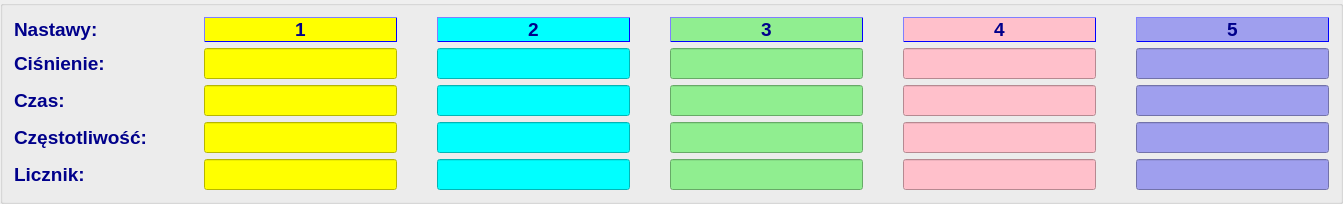
    <widget class="QGroupBox" name="groupBox_3">
     <property name="sizePolicy">
      <sizepolicy hsizetype="Expanding" vsizetype="Expanding">
       <horstretch>0</horstretch>
       <verstretch>0</verstretch>
      </sizepolicy>
     </property>
     <property name="font">
      <font>
       <pointsize>14</pointsize>
       <weight>75</weight>
       <bold>true</bold>
      </font>
     </property>
     <layout class="QGridLayout" name="gridLayout_5">
      <property name="horizontalSpacing">
       <number>40</number>
      </property>
      <item row="4" column="3">
       <widget class="QLineEdit" name="editl3u4">
        <property name="font">
         <font>
          <pointsize>14</pointsize>
          <weight>75</weight>
          <bold>true</bold>
         </font>
        </property>
        <property name="styleSheet">
         <string notr="true">background-color: lightGreen;
color: darkBlue;</string>
        </property>
        <property name="alignment">
         <set>Qt::AlignCenter</set>
        </property>
       </widget>
      </item>
      <item row="4" column="5">
       <widget class="QLineEdit" name="editl5u4">
        <property name="font">
         <font>
          <pointsize>14</pointsize>
          <weight>75</weight>
          <bold>true</bold>
         </font>
        </property>
        <property name="styleSheet">
         <string notr="true">background-color: rgb(159, 159, 238);
color: darkBlue;</string>
        </property>
        <property name="alignment">
         <set>Qt::AlignCenter</set>
        </property>
       </widget>
      </item>
      <item row="1" column="1">
       <widget class="QLineEdit" name="editl1u1">
        <property name="font">
         <font>
          <pointsize>14</pointsize>
          <weight>75</weight>
          <bold>true</bold>
         </font>
        </property>
        <property name="styleSheet">
         <string notr="true">background-color: yellow;
color: darkBlue;</string>
        </property>
        <property name="alignment">
         <set>Qt::AlignCenter</set>
        </property>
       </widget>
      </item>
      <item row="2" column="5">
       <widget class="QLineEdit" name="editl5u2">
        <property name="font">
         <font>
          <pointsize>14</pointsize>
          <weight>75</weight>
          <bold>true</bold>
         </font>
        </property>
        <property name="styleSheet">
         <string notr="true">background-color: rgb(159, 159, 238);
color: darkBlue;</string>
        </property>
        <property name="alignment">
         <set>Qt::AlignCenter</set>
        </property>
       </widget>
      </item>
      <item row="3" column="2">
       <widget class="QLineEdit" name="editl2u3">
        <property name="font">
         <font>
          <pointsize>14</pointsize>
          <weight>75</weight>
          <bold>true</bold>
         </font>
        </property>
        <property name="styleSheet">
         <string notr="true">background-color: cyan;
color: darkBlue;</string>
        </property>
        <property name="alignment">
         <set>Qt::AlignCenter</set>
        </property>
       </widget>
      </item>
      <item row="2" column="1">
       <widget class="QLineEdit" name="editl1u2">
        <property name="font">
         <font>
          <pointsize>14</pointsize>
          <weight>75</weight>
          <bold>true</bold>
         </font>
        </property>
        <property name="styleSheet">
         <string notr="true">background-color: yellow;
color: darkBlue;</string>
        </property>
        <property name="alignment">
         <set>Qt::AlignCenter</set>
        </property>
       </widget>
      </item>
      <item row="1" column="3">
       <widget class="QLineEdit" name="editl3u1">
        <property name="font">
         <font>
          <pointsize>14</pointsize>
          <weight>75</weight>
          <bold>true</bold>
         </font>
        </property>
        <property name="styleSheet">
         <string notr="true">background-color: lightGreen;
color: darkBlue;</string>
        </property>
        <property name="alignment">
         <set>Qt::AlignCenter</set>
        </property>
       </widget>
      </item>
      <item row="4" column="2">
       <widget class="QLineEdit" name="editl2u4">
        <property name="font">
         <font>
          <pointsize>14</pointsize>
          <weight>75</weight>
          <bold>true</bold>
         </font>
        </property>
        <property name="styleSheet">
         <string notr="true">background-color: cyan;
color: darkBlue;</string>
        </property>
        <property name="alignment">
         <set>Qt::AlignCenter</set>
        </property>
       </widget>
      </item>
      <item row="3" column="1">
       <widget class="QLineEdit" name="editl1u3">
        <property name="font">
         <font>
          <pointsize>14</pointsize>
          <weight>75</weight>
          <bold>true</bold>
         </font>
        </property>
        <property name="styleSheet">
         <string notr="true">background-color: yellow;
color: darkBlue;</string>
        </property>
        <property name="alignment">
         <set>Qt::AlignCenter</set>
        </property>
       </widget>
      </item>
      <item row="2" column="4">
       <widget class="QLineEdit" name="editl4u2">
        <property name="font">
         <font>
          <pointsize>14</pointsize>
          <weight>75</weight>
          <bold>true</bold>
         </font>
        </property>
        <property name="styleSheet">
         <string notr="true">background-color: pink;
color: darkBlue;</string>
        </property>
        <property name="alignment">
         <set>Qt::AlignCenter</set>
        </property>
       </widget>
      </item>
      <item row="0" column="5">
       <widget class="QLabel" name="label_9">
        <property name="font">
         <font>
          <pointsize>14</pointsize>
          <weight>75</weight>
          <bold>true</bold>
         </font>
        </property>
        <property name="styleSheet">
         <string notr="true">background-color: rgb(159, 159, 238);
color: darkBlue;
border-width: 1px;
border-color: blue;
border-style: outset;</string>
        </property>
        <property name="text">
         <string>5</string>
        </property>
        <property name="alignment">
         <set>Qt::AlignCenter</set>
        </property>
       </widget>
      </item>
      <item row="2" column="2">
       <widget class="QLineEdit" name="editl2u2">
        <property name="font">
         <font>
          <pointsize>14</pointsize>
          <weight>75</weight>
          <bold>true</bold>
         </font>
        </property>
        <property name="styleSheet">
         <string notr="true">background-color: cyan;
color: darkBlue;</string>
        </property>
        <property name="alignment">
         <set>Qt::AlignCenter</set>
        </property>
       </widget>
      </item>
      <item row="3" column="3">
       <widget class="QLineEdit" name="editl3u3">
        <property name="font">
         <font>
          <pointsize>14</pointsize>
          <weight>75</weight>
          <bold>true</bold>
         </font>
        </property>
        <property name="styleSheet">
         <string notr="true">background-color: lightGreen;
color: darkBlue;</string>
        </property>
        <property name="alignment">
         <set>Qt::AlignCenter</set>
        </property>
       </widget>
      </item>
      <item row="3" column="0">
       <widget class="QLabel" name="label_3">
        <property name="sizePolicy">
         <sizepolicy hsizetype="Preferred" vsizetype="Preferred">
          <horstretch>0</horstretch>
          <verstretch>0</verstretch>
         </sizepolicy>
        </property>
        <property name="minimumSize">
         <size>
          <width>150</width>
          <height>0</height>
         </size>
        </property>
        <property name="font">
         <font>
          <pointsize>14</pointsize>
          <weight>75</weight>
          <bold>true</bold>
         </font>
        </property>
        <property name="styleSheet">
         <string notr="true">color: darkBlue;</string>
        </property>
        <property name="text">
         <string>Częstotliwość:</string>
        </property>
       </widget>
      </item>
      <item row="4" column="1">
       <widget class="QLineEdit" name="editl1u4">
        <property name="font">
         <font>
          <pointsize>14</pointsize>
          <weight>75</weight>
          <bold>true</bold>
         </font>
        </property>
        <property name="styleSheet">
         <string notr="true">background-color: yellow;
color: darkBlue;</string>
        </property>
        <property name="alignment">
         <set>Qt::AlignCenter</set>
        </property>
       </widget>
      </item>
      <item row="2" column="3">
       <widget class="QLineEdit" name="editl3u2">
        <property name="font">
         <font>
          <pointsize>14</pointsize>
          <weight>75</weight>
          <bold>true</bold>
         </font>
        </property>
        <property name="styleSheet">
         <string notr="true">background-color: lightGreen;
color: darkBlue;</string>
        </property>
        <property name="alignment">
         <set>Qt::AlignCenter</set>
        </property>
       </widget>
      </item>
      <item row="3" column="5">
       <widget class="QLineEdit" name="editl5u3">
        <property name="font">
         <font>
          <pointsize>14</pointsize>
          <weight>75</weight>
          <bold>true</bold>
         </font>
        </property>
        <property name="styleSheet">
         <string notr="true">background-color: rgb(159, 159, 238);
color: darkBlue;</string>
        </property>
        <property name="alignment">
         <set>Qt::AlignCenter</set>
        </property>
       </widget>
      </item>
      <item row="3" column="4">
       <widget class="QLineEdit" name="editl4u3">
        <property name="font">
         <font>
          <pointsize>14</pointsize>
          <weight>75</weight>
          <bold>true</bold>
         </font>
        </property>
        <property name="styleSheet">
         <string notr="true">background-color: pink;
color: darkBlue;</string>
        </property>
        <property name="alignment">
         <set>Qt::AlignCenter</set>
        </property>
       </widget>
      </item>
      <item row="1" column="0">
       <widget class="QLabel" name="label">
        <property name="minimumSize">
         <size>
          <width>150</width>
          <height>0</height>
         </size>
        </property>
        <property name="font">
         <font>
          <pointsize>14</pointsize>
          <weight>75</weight>
          <bold>true</bold>
         </font>
        </property>
        <property name="styleSheet">
         <string notr="true">color: darkBlue;</string>
        </property>
        <property name="text">
         <string>Ciśnienie:</string>
        </property>
       </widget>
      </item>
      <item row="4" column="4">
       <widget class="QLineEdit" name="editl4u4">
        <property name="font">
         <font>
          <pointsize>14</pointsize>
          <weight>75</weight>
          <bold>true</bold>
         </font>
        </property>
        <property name="styleSheet">
         <string notr="true">background-color: pink;
color: darkBlue;</string>
        </property>
        <property name="alignment">
         <set>Qt::AlignCenter</set>
        </property>
       </widget>
      </item>
      <item row="1" column="5">
       <widget class="QLineEdit" name="editl5u1">
        <property name="font">
         <font>
          <pointsize>14</pointsize>
          <weight>75</weight>
          <bold>true</bold>
         </font>
        </property>
        <property name="styleSheet">
         <string notr="true">background-color: rgb(159, 159, 238);
color: darkBlue;</string>
        </property>
        <property name="alignment">
         <set>Qt::AlignCenter</set>
        </property>
       </widget>
      </item>
      <item row="1" column="2">
       <widget class="QLineEdit" name="editl2u1">
        <property name="font">
         <font>
          <pointsize>14</pointsize>
          <weight>75</weight>
          <bold>true</bold>
         </font>
        </property>
        <property name="styleSheet">
         <string notr="true">background-color: cyan;
color: darkBlue;</string>
        </property>
        <property name="alignment">
         <set>Qt::AlignCenter</set>
        </property>
       </widget>
      </item>
      <item row="4" column="0">
       <widget class="QLabel" name="label_4">
        <property name="minimumSize">
         <size>
          <width>150</width>
          <height>0</height>
         </size>
        </property>
        <property name="font">
         <font>
          <pointsize>14</pointsize>
          <weight>75</weight>
          <bold>true</bold>
         </font>
        </property>
        <property name="styleSheet">
         <string notr="true">color: darkBlue;</string>
        </property>
        <property name="text">
         <string>Licznik:</string>
        </property>
       </widget>
      </item>
      <item row="2" column="0">
       <widget class="QLabel" name="label_2">
        <property name="minimumSize">
         <size>
          <width>150</width>
          <height>0</height>
         </size>
        </property>
        <property name="font">
         <font>
          <pointsize>14</pointsize>
          <weight>75</weight>
          <bold>true</bold>
         </font>
        </property>
        <property name="styleSheet">
         <string notr="true">color: darkBlue;</string>
        </property>
        <property name="text">
         <string>Czas:</string>
        </property>
       </widget>
      </item>
      <item row="0" column="4">
       <widget class="QLabel" name="label_8">
        <property name="font">
         <font>
          <pointsize>14</pointsize>
          <weight>75</weight>
          <bold>true</bold>
         </font>
        </property>
        <property name="styleSheet">
         <string notr="true">background-color: pink;
color: darkBlue;
border-width: 1px;
border-color: blue;
border-style: outset;</string>
        </property>
        <property name="text">
         <string>4</string>
        </property>
        <property name="alignment">
         <set>Qt::AlignCenter</set>
        </property>
       </widget>
      </item>
      <item row="0" column="0">
       <widget class="QLabel" name="label_10">
        <property name="minimumSize">
         <size>
          <width>150</width>
          <height>0</height>
         </size>
        </property>
        <property name="font">
         <font>
          <pointsize>14</pointsize>
          <weight>75</weight>
          <bold>true</bold>
         </font>
        </property>
        <property name="styleSheet">
         <string notr="true">color: darkBlue;</string>
        </property>
        <property name="text">
         <string>Nastawy:</string>
        </property>
       </widget>
      </item>
      <item row="0" column="2">
       <widget class="QLabel" name="label_6">
        <property name="font">
         <font>
          <pointsize>14</pointsize>
          <weight>75</weight>
          <bold>true</bold>
         </font>
        </property>
        <property name="styleSheet">
         <string notr="true">background-color: cyan;
color: darkBlue;
border-width: 1px;
border-color: blue;
border-style: outset;</string>
        </property>
        <property name="text">
         <string>2</string>
        </property>
        <property name="alignment">
         <set>Qt::AlignCenter</set>
        </property>
       </widget>
      </item>
      <item row="0" column="3">
       <widget class="QLabel" name="label_7">
        <property name="font">
         <font>
          <pointsize>14</pointsize>
          <weight>75</weight>
          <bold>true</bold>
         </font>
        </property>
        <property name="styleSheet">
         <string notr="true">background-color: lightGreen;
color: darkBlue;
border-width: 1px;
border-color: blue;
border-style: outset;</string>
        </property>
        <property name="text">
         <string>3</string>
        </property>
        <property name="alignment">
         <set>Qt::AlignCenter</set>
        </property>
       </widget>
      </item>
      <item row="1" column="4">
       <widget class="QLineEdit" name="editl4u1">
        <property name="font">
         <font>
          <pointsize>14</pointsize>
          <weight>75</weight>
          <bold>true</bold>
         </font>
        </property>
        <property name="styleSheet">
         <string notr="true">background-color: pink;
color: darkBlue;</string>
        </property>
        <property name="alignment">
         <set>Qt::AlignCenter</set>
        </property>
       </widget>
      </item>
      <item row="0" column="1">
       <widget class="QLabel" name="label_5">
        <property name="font">
         <font>
          <pointsize>14</pointsize>
          <weight>75</weight>
          <bold>true</bold>
         </font>
        </property>
        <property name="styleSheet">
         <string notr="true">background-color: yellow;
color: darkBlue;
border-width: 1px;
border-color: blue;
border-style: outset;</string>
        </property>
        <property name="text">
         <string>1</string>
        </property>
        <property name="alignment">
         <set>Qt::AlignCenter</set>
        </property>
       </widget>
      </item>
     </layout>
    </widget>
